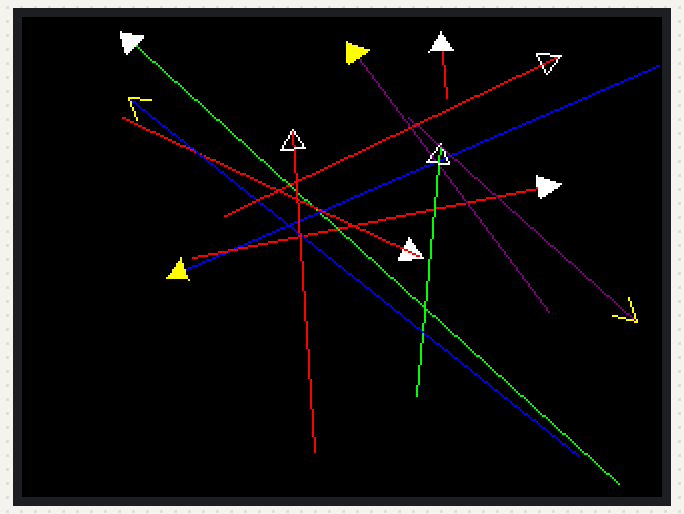
Simulated run of this sketch. Board: ESP32. Parts: 320×240 colour display. Random numbers use the default seed unless the sketch sets one; what the sketch prints to the serial monitor is not drawn.

Above: at 2.4 s.
At 12.6 s:
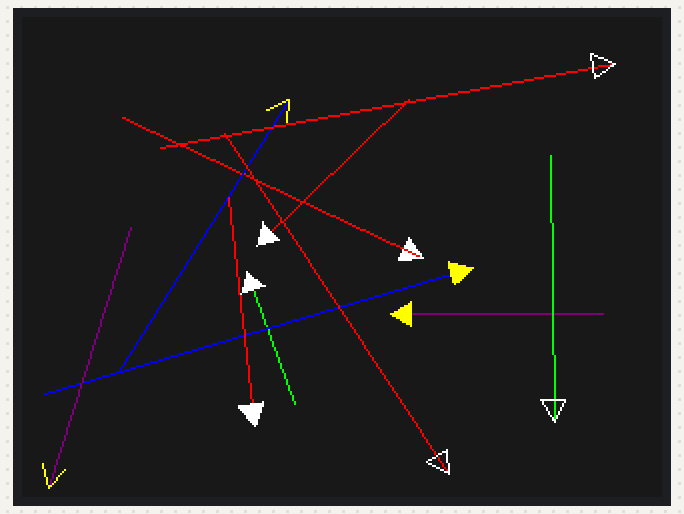
At 22.7 s:
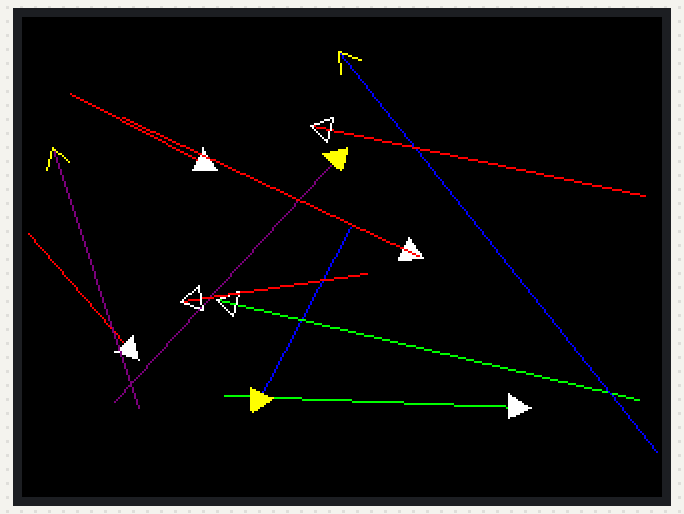
At 32.9 s:
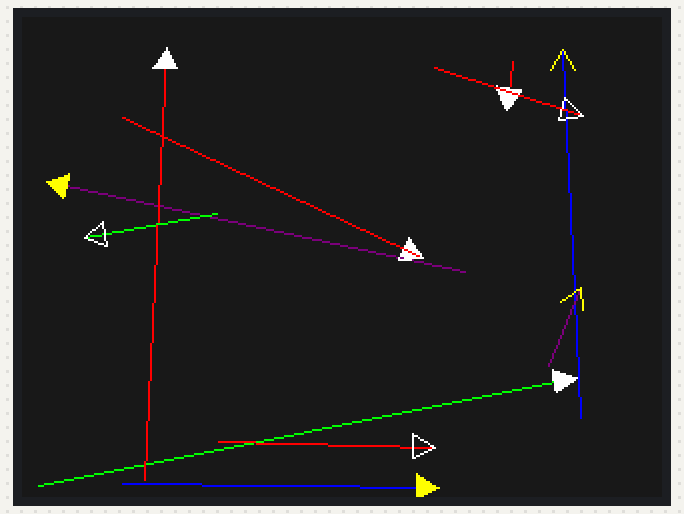
At 63.3 s:
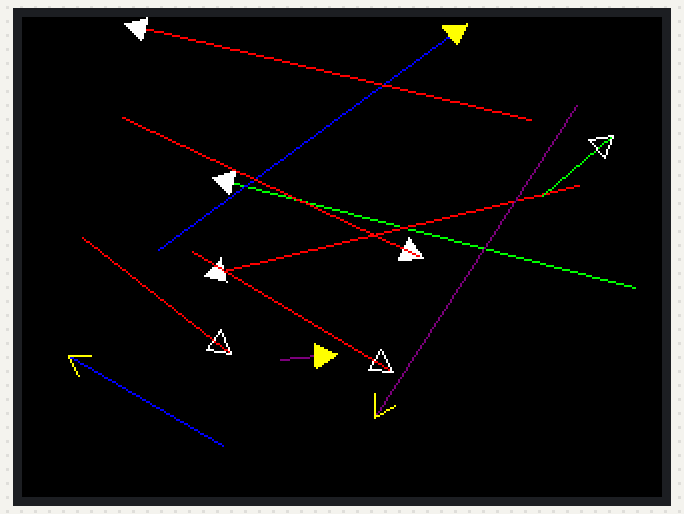
At 114.2 s:
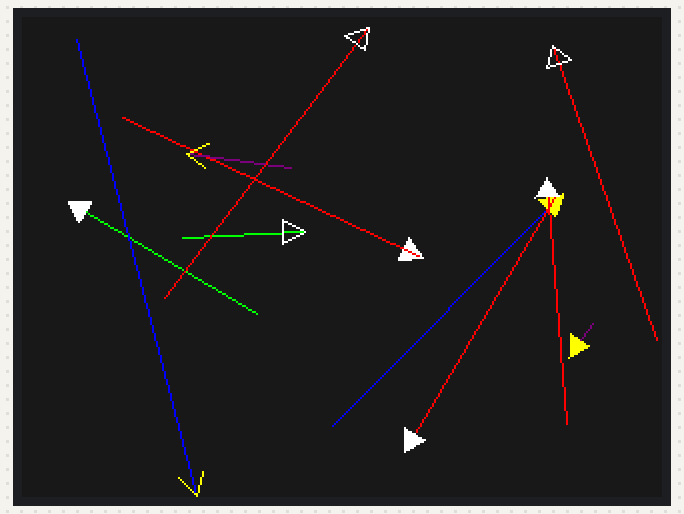

The sketch:

Line_with_arrow_at_the_end_v0.02.ino
```cpp
#include <TFT_eSPI.h> // Ensure you have TFT_eSPI configured for your display
#include <SPI.h>
TFT_eSPI tft = TFT_eSPI();  // Invoke library
TFT_eSprite mySprite = TFT_eSprite(&tft);
#define RGB565(r,g,b) ((((r>>3)<<11) | ((g>>2)<<5) | (b>>3)))
#define doBackLine true
#define noBackLine false
#define doTriangleFill true
#define noTriangleFill false
/***************************************************************************/
void setup()
/***************************************************************************/
{
  Serial.begin(115200); delay(2000);

  tft.init();
  tft.setRotation(3);
  tft.fillScreen(TFT_BLACK);
  ledcAttach(TFT_BL, 5000, 8);  // PWM timer automatically assigned.
  ledcWrite(TFT_BL, 200);       // Turn the display on bigly.

  int *a = 0;
  a = (int*)mySprite.createSprite(tft.width(), tft.height());
  if (a == 0) {
    Serial.println("mySprite creation failed.  Cannot continue.");
    while (1);
  }
  Serial.printf("Create mySprite returned: %p\r\n", a);
}
/***************************************************************************/
void loop()
/***************************************************************************/
{
  //Note: PI / 6 is 30º and is a very natural looking angle for the arrow
  //       winglets.
  tft.fillScreen(TFT_BLACK);
  drawArrowLine(&tft, 50, 50, 200, 120, TFT_RED, 12, PI / 6, TFT_WHITE,
                true, true);
  drawArrowLine(&tft, random(tft.width()), random(tft.height()),
                random(tft.width()), random(tft.height()),
                TFT_GREEN, 12, PI / 6, TFT_WHITE, true, true);
  drawArrowLine(&tft, random(tft.width()), random(tft.height()),
                random(tft.width()), random(tft.height()),
                TFT_BLUE, 12, PI / 6, TFT_YELLOW, false, true);
  drawArrowLine(&tft, random(tft.width()), random(tft.height()),
                random(tft.width()), random(tft.height()),
                TFT_RED, 12, PI / 6, TFT_WHITE, true, true);
  drawArrowLine(&tft, random(tft.width()), random(tft.height()),
                random(tft.width()), random(tft.height()),
                TFT_PURPLE, 12, PI / 6, TFT_YELLOW, false, true);
  drawArrowLine(&tft, random(tft.width()), random(tft.height()),
                random(tft.width()), random(tft.height()),
                TFT_RED, 12, PI / 6, TFT_WHITE, true, true);

  drawArrowLine(&tft, 50, 50, 200, 120, TFT_RED, 12, PI / 6, TFT_WHITE,
                true, false);
  drawArrowLine(&tft, random(tft.width()), random(tft.height()),
                random(tft.width()), random(tft.height()),
                TFT_GREEN, 12, PI / 6, TFT_WHITE, true, false);
  drawArrowLine(&tft, random(tft.width()), random(tft.height()),
                random(tft.width()), random(tft.height()),
                TFT_BLUE, 12, PI / 6, TFT_YELLOW, false, false);
  drawArrowLine(&tft, random(tft.width()), random(tft.height()),
                random(tft.width()), random(tft.height()),
                TFT_RED, 12, PI / 6, TFT_WHITE, true, false);
  drawArrowLine(&tft, random(tft.width()), random(tft.height()),
                random(tft.width()), random(tft.height()),
                TFT_PURPLE, 12, PI / 6, TFT_YELLOW, false, false);
  drawArrowLine(&tft, random(tft.width()), random(tft.height()),
                random(tft.width()), random(tft.height()),
                TFT_RED, 12, PI / 6, TFT_WHITE, true, false);
  delay(10000);

  mySprite.fillSprite(RGB565(25, 25, 25));
  drawArrowLine(&mySprite, 50, 50, 200, 120, TFT_RED, 12, PI / 6, TFT_WHITE,
                true, true);
  drawArrowLine(&mySprite, random(tft.width()), random(tft.height()),
                random(tft.width()), random(tft.height()),
                TFT_GREEN, 12, PI / 6, TFT_WHITE, true, true);
  drawArrowLine(&mySprite, random(tft.width()), random(tft.height()),
                random(tft.width()), random(tft.height()),
                TFT_BLUE, 12, PI / 6, TFT_YELLOW, false, true);
  drawArrowLine(&mySprite, random(tft.width()), random(tft.height()),
                random(tft.width()), random(tft.height()),
                TFT_RED, 12, PI / 6, TFT_WHITE, true, true);
  drawArrowLine(&mySprite, random(tft.width()), random(tft.height()),
                random(tft.width()), random(tft.height()),
                TFT_PURPLE, 12, PI / 6, TFT_YELLOW, false, true);
  drawArrowLine(&mySprite, random(tft.width()), random(tft.height()),
                random(tft.width()), random(tft.height()),
                TFT_RED, 12, PI / 6, TFT_WHITE, true, true);

  drawArrowLine(&mySprite, 50, 50, 200, 120, TFT_RED, 12, PI / 6, TFT_WHITE,
                true, false);
  drawArrowLine(&mySprite, random(tft.width()), random(tft.height()),
                random(tft.width()), random(tft.height()),
                TFT_GREEN, 12, PI / 6, TFT_WHITE, true, false);
  drawArrowLine(&mySprite, random(tft.width()), random(tft.height()),
                random(tft.width()), random(tft.height()),
                TFT_BLUE, 12, PI / 6, TFT_YELLOW, false, false);
  drawArrowLine(&mySprite, random(tft.width()), random(tft.height()),
                random(tft.width()), random(tft.height()),
                TFT_RED, 12, PI / 6, TFT_WHITE, true, false);
  drawArrowLine(&mySprite, random(tft.width()), random(tft.height()),
                random(tft.width()), random(tft.height()),
                TFT_PURPLE, 12, PI / 6, TFT_YELLOW, false, false);
  drawArrowLine(&mySprite, random(tft.width()), random(tft.height()),
                random(tft.width()), random(tft.height()),
                TFT_RED, 12, PI / 6, TFT_WHITE, true, false);
  mySprite.pushSprite(0, 0);
  delay(10000);
}
/***************************************************************************/
void drawArrowLine(TFT_eSPI* targetPallete,  // where line and arrow goes.
                   // Line start and end x & y
                   int x0, int y0, int x1, int y1,
                   // Line color.
                   uint16_t lineColor,
                   // Length of the little winglets to make the arrow.
                   int arrowLength,
                   // Angle away from the line for the two winglets.
                   float arrowAngle,  // 30º (PI / 6) looks good.
                   // Color of the 2 or 3 arrow builder lines.
                   uint16_t arrowColor,
                   // Do or do not draw back (3rd) line on arrow.
                   bool drawBackLine,
                   // Do or do not fill in the triangle with arrow color.
                   bool fillTheTriangle)
/***************************************************************************/
{
  static float angle;
  static int x2, y2, x3, y3;

  // Draw main line
  targetPallete->drawLine(x0, y0, x1, y1, lineColor);
  // Determine the angle of the original line.
  angle = atan2(y1 - y0, x1 - x0);

  // Calculate arrowhead lines length and angles
  // The arrowhead lines angles are offset by the original line angle.
  x2 = x1 - arrowLength * cos(angle - arrowAngle);
  y2 = y1 - arrowLength * sin(angle - arrowAngle);
  x3 = x1 - arrowLength * cos(angle + arrowAngle);
  y3 = y1 - arrowLength * sin(angle + arrowAngle);

  if (fillTheTriangle) {
    targetPallete->fillTriangle(x1, y1, x2, y2, x3, y3, arrowColor);
  } else {
    // Draw arrowhead
    targetPallete->drawLine(x1, y1, x2, y2, arrowColor);
    targetPallete->drawLine(x1, y1, x3, y3, arrowColor);
    // Do you want the back line (3rd line) to complete the arrow?
    if (drawBackLine) targetPallete->drawLine(x2, y2, x3, y3, arrowColor);
    // Do you want the triangle filled with the triangle line color?
  }
}
```

Measured:
- what the display in image 0 shows lasts 10.2 s, from 2.3 s to 12.5 s
- what the display in image 1 shows lasts 10.1 s, from 12.5 s to 22.6 s
